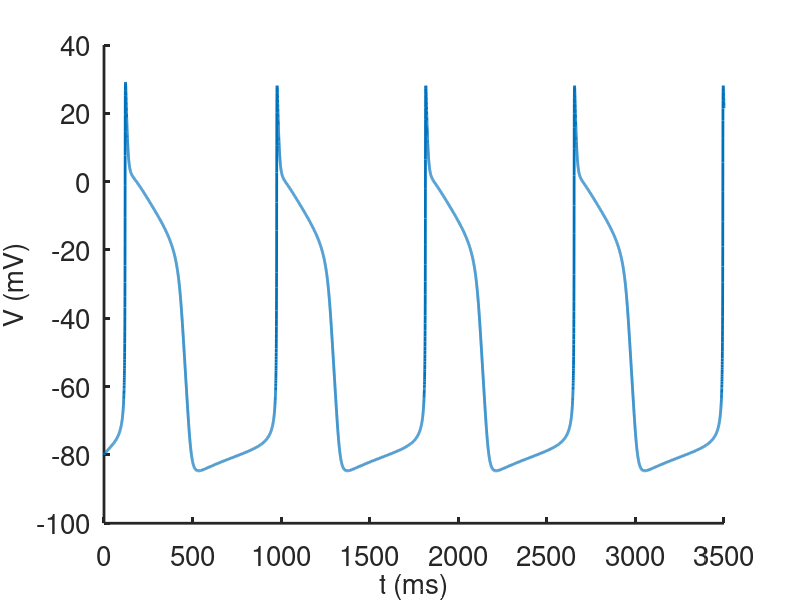
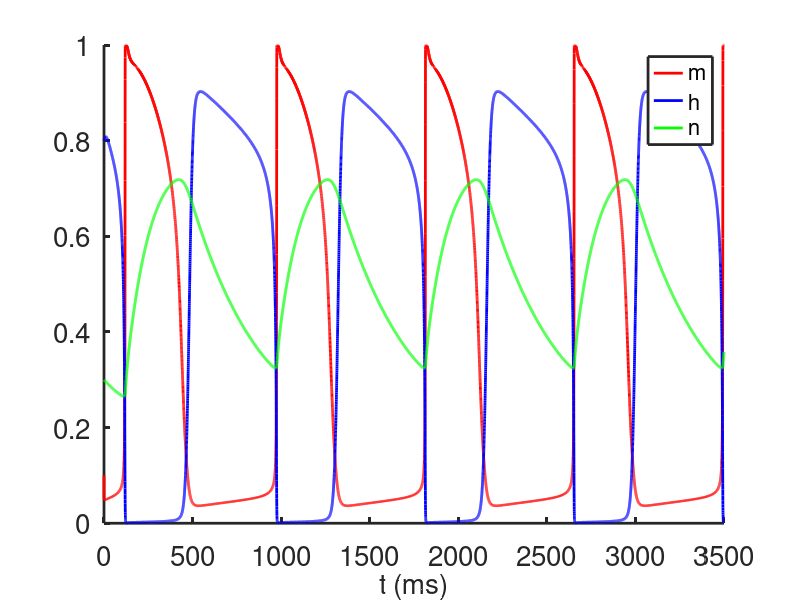
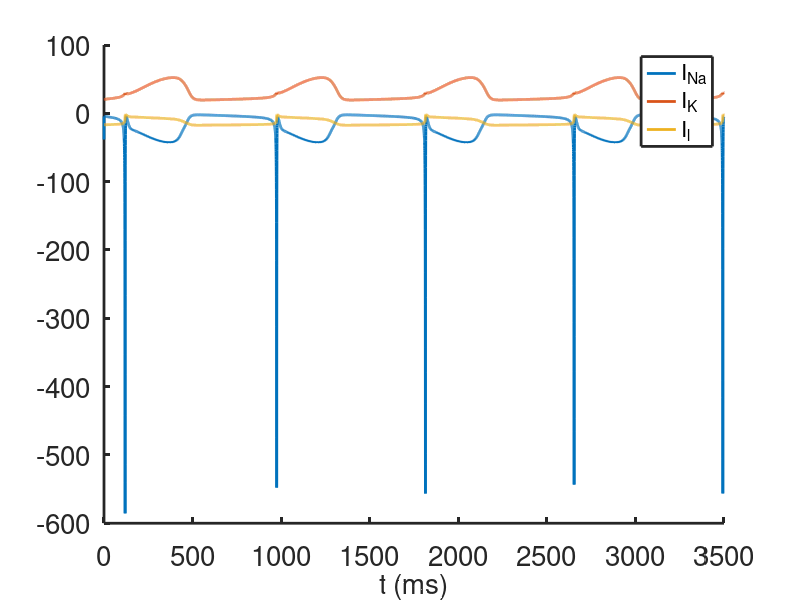

MATLAB code for these plots, in order:

%  -------------------------------------------------------------------
%
%   ODE integrator for the Noble Purkinje fiber model equations.
%
%   For Chapter 12, Section 12.2.1 of
%   Keener and Sneyd, Mathematical Physiology, 3rd Edition, Springer.
%
%   Written by James Keener and James Sneyd.
%
%  -------------------------------------------------------------------

%%%%%%%%%%%%%%%%%%%%%%%%%%%%%%%%%%%%%%%%%%%%%%%%%%%%%%%%%%%%%%%%%%%%%%%%%%%%%
%                                                                           %
%  The vector S = [ V m h n] contains                             %
%  V (the membrane potential), and gating variables m, h, n.                                                        %
%                                                                           %
%%%%%%%%%%%%%%%%%%%%%%%%%%%%%%%%%%%%%%%%%%%%%%%%%%%%%%%%%%%%%%%%%%%%%%%%%%%%%


function Noble_ode

%this uses a slightly different way of organizing parameters
close all
clear all
clc
set(0,                           ...
   'defaultaxesfontsize', 20,   ...
   'defaultaxeslinewidth', 2.0, ...
   'defaultlinelinewidth', 2.0);
% The natural period is about 800'
global gnabar Vna gan Van Vk cm C V0 Inp

gnabar = 400.;
Vna = 40.;
gan = 0.14;
Van = 40.;
Vk = -100.;
cm = 12.;

%The matrix C contains parameters for alpha beta's
C=[[0,0,0.1,-1,-1/15];  [0,0,-0.12,-1,0.2];
     [0.17, -0.05 ,0 ,0 ,0];[1,0,0,1,-0.1];
     [0, 0, 0.0001,-1,-0.1];[0.002,-0.0125,0,0,0]];

V0=[-48;-8;-90;-42;-50;-90];  %Nernst potentials of the currents

tstep = .2;
t_end = 3500;

% specify initial data:
Inp = 0; %.8;
V = -80;
m=0.1;
h = 0.8;
n = 0.3;
%specify the output points
tspan = [0:tstep:t_end];

s0 = [V;m;h;n];

[T,S] = ode23(@NobledeRHS,tspan, s0, odeset('maxstep',1));
V = S(:,1);
m = S(:,2);
h = S(:,3);
n = S(:,4);

figure(1)
 
plot(T,V,'linewidth',2)
xlabel('t (ms)','fontsize',20)
ylabel('V (mV)','fontsize',20)
box off
figure(2)
plot(T,m,'r',T,h,'b',T,n,'g','linewidth',2)
legend('m','h','n','fontsize',16)
xlabel('t (ms)','fontsize',20)
box off
for j = 1:length(T)
    s = S(j,:);
    currents = IV(s);
    INa(j) = currents(1);
    IK(j) = currents(2);
    Icl(j) = currents(3);
end
figure(3)
plot(T,INa,T,IK,T,Icl,'linewidth',2)
legend('I_{Na}','I_K','I_l','fontsize',16)
xlabel('t (ms)','fontsize',20)
box off
end % of main

% ------------------------------------------


%%
%the right hand side for ode simulation:
function s_prime=NobledeRHS(t,s)
global gnabar Vna gan Van Vk C Inp cm

V = s(1);
m = s(2);
n = s(4);
h = s(3);

alphabeta=ab(V);
currents = IV(s);
INa = currents(1);
IK = currents(2);
Ian = currents(3);

Fv = -(INa+IK+Ian +Inp)/cm;
Fg = alphabeta(1:2:5).*(1-s(2:4))-alphabeta(2:2:6).*s(2:4);

s_prime = [Fv ; Fg];
end


%%
function currents=IV(s)
global gnabar Vna gan Van Vk cm Inp

V = s(1);
m = s(2);
n = s(4);
h = s(3);

gna = gnabar*m.^3*h ;
gk1 = 1.2*exp(-(V+90.)/50.) + 0.015*exp((V+90.)/60.);
gk2 = 1.2*n.^4;
INa = gna*(V-Vna);
Ik = (gk1+gk2)*(V-Vk);
Ian = gan*(V-Van);

currents = [INa, Ik, Ian];
end


%%
function alphabeta=ab(V)
% there are 5 parameters C for each alpha, beta
global C V0
alphabeta = (C(:,1).*exp(C(:,2).*(V-V0))+C(:,3).*(V-V0))./(1+C(:,4).*exp(C(:,5).*(V-V0)));
end
